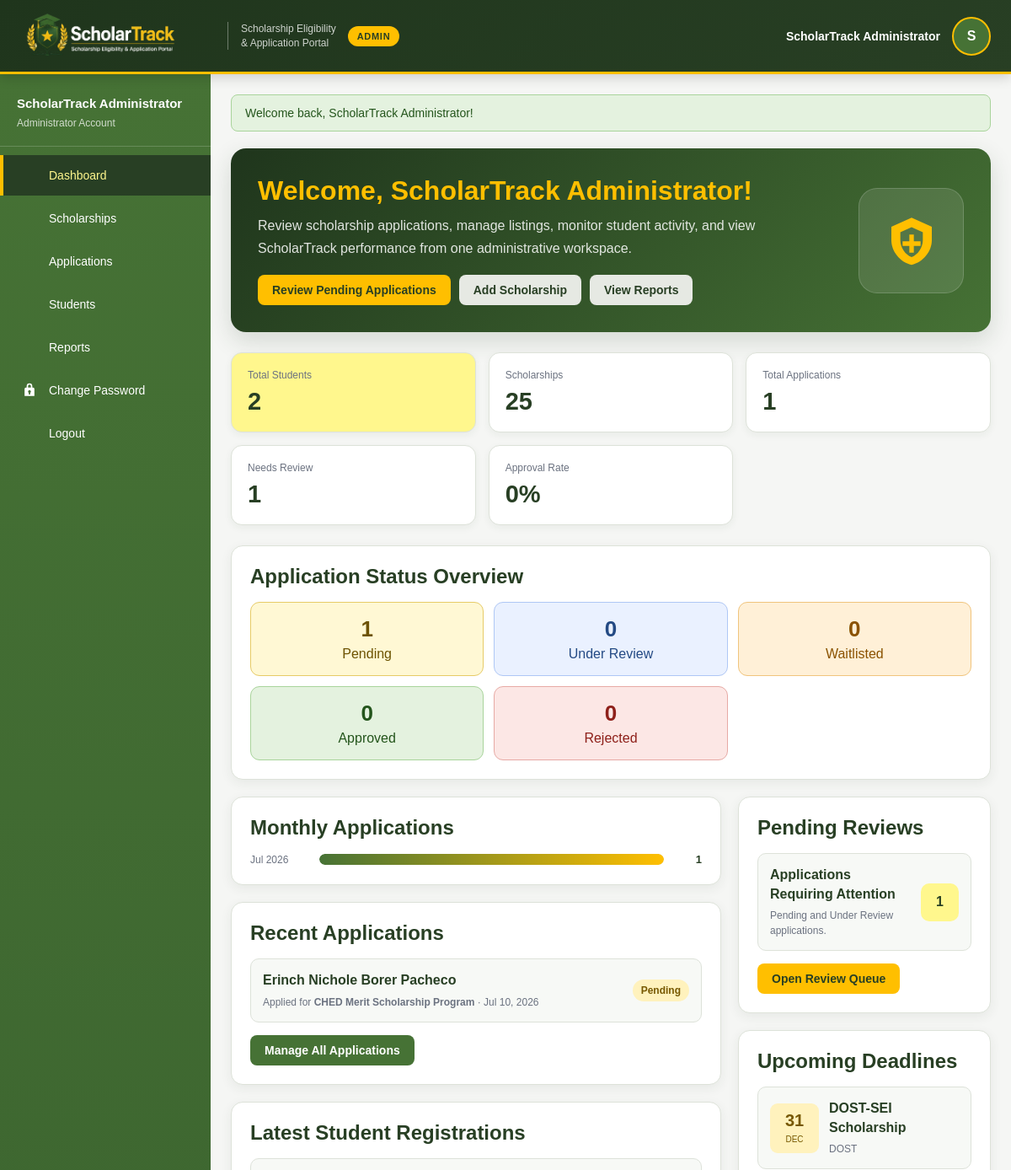
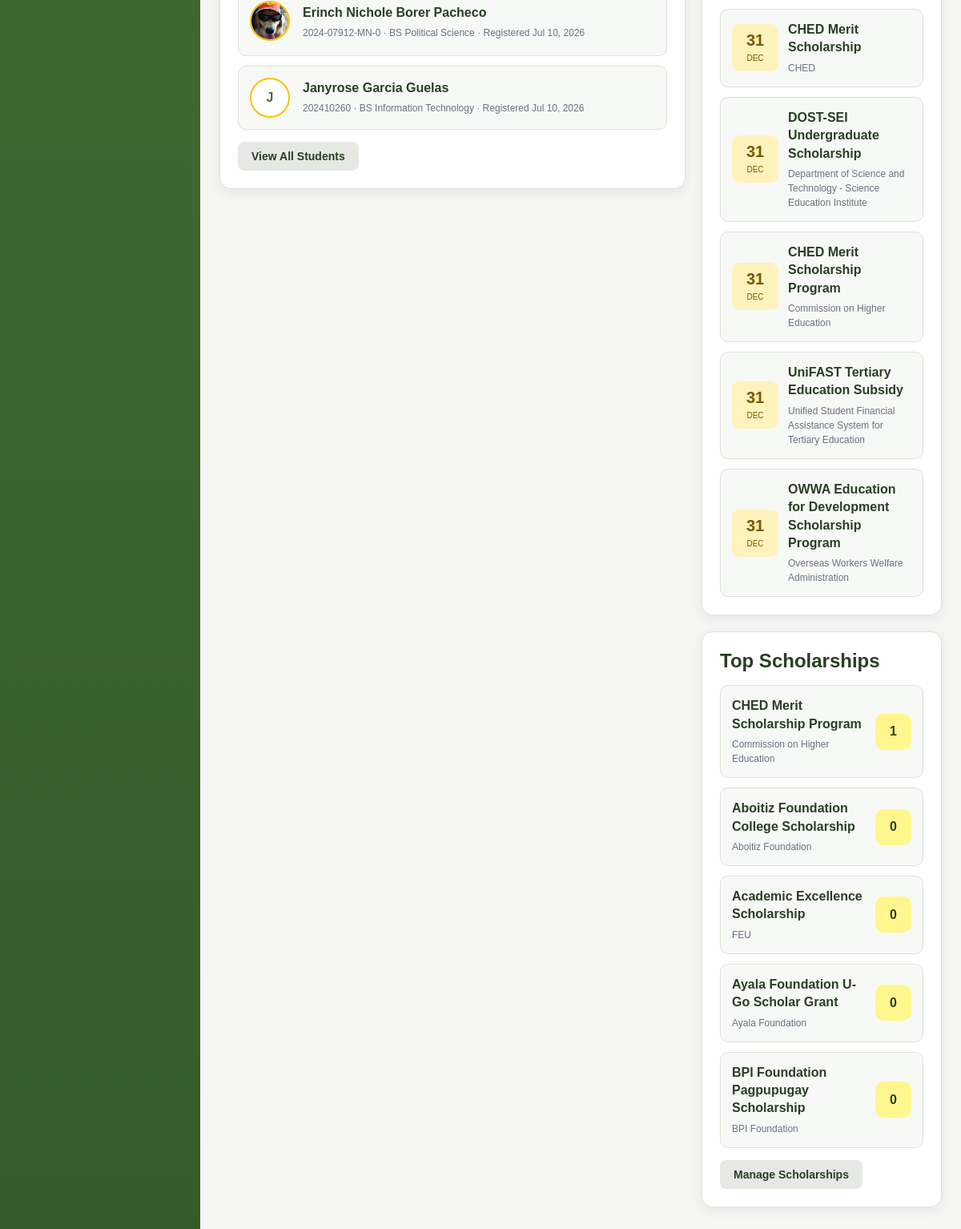
Page /admin_dashboard.php (signed in) on the committed database (2 pictures, top to bottom).
### tables this page shows
CREATE TABLE `applications` (
  `id` int(11) NOT NULL,
  `scholarship_id` int(11) DEFAULT NULL,
  `student_id` int(11) DEFAULT NULL,
  `status` enum('Pending','Under Review','Waitlisted','Approved','Rejected') DEFAULT 'Pending',
  `submitted_at` timestamp NOT NULL DEFAULT current_timestamp(),
  `application_statement` text DEFAULT NULL,
  `admin_note` text DEFAULT NULL,
  `reviewed_at` datetime DEFAULT NULL,
  `reviewed_by` int(11) DEFAULT NULL
);

CREATE TABLE `users` (
  `id` int(11) NOT NULL,
  `fullname` varchar(100) NOT NULL,
  `email` varchar(100) NOT NULL,
  `password` varchar(255) NOT NULL,
  `role` enum('student','admin') DEFAULT 'student',
  `created_at` timestamp NOT NULL DEFAULT current_timestamp()
);

CREATE TABLE `scholarships` (
  `id` int(11) NOT NULL,
  `title` varchar(150) DEFAULT NULL,
  `provider` varchar(100) DEFAULT NULL,
  `category` varchar(100) DEFAULT NULL,
  `region` varchar(100) DEFAULT NULL,
  `eligible_courses` text DEFAULT NULL,
  `description` text DEFAULT NULL,
  `benefits` text DEFAULT NULL,
  `coverage` text DEFAULT NULL,
  `monthly_allowance` decimal(12,2) DEFAULT NULL,
  `tuition_fee` decimal(12,2) DEFAULT NULL,
  `book_allowance` decimal(12,2) DEFAULT NULL,
  `transportation_allowance` decimal(12,2) DEFAULT NULL,
  `living_allowance` decimal(12,2) DEFAULT NULL,
  `one_time_grant` decimal(12,2) DEFAULT NULL,
  `minimum_gwa` decimal(3,2) DEFAULT NULL,
  `max_income` decimal(12,2) DEFAULT NULL,
  `qualifications` text DEFAULT NULL,
  `documentary_requirements` text DEFAULT NULL,
  `selection_process` text DEFAULT NULL,
  `official_website` varchar(255) DEFAULT NULL,
  `source_note` text DEFAULT NULL,
  `deadline` date DEFAULT NULL,
  `created_at` timestamp NOT NULL DEFAULT current_timestamp()
);

CREATE TABLE `student_profiles` (
  `id` int(11) NOT NULL,
  `user_id` int(11) NOT NULL,
  `first_name` varchar(100) DEFAULT NULL,
  `middle_name` varchar(100) DEFAULT NULL,
  `last_name` varchar(100) DEFAULT NULL,
  `birthday` date DEFAULT NULL,
  `sex` enum('Male','Female','Prefer not to say') DEFAULT NULL,
  `civil_status` enum('Single','Married','Widowed','Separated') DEFAULT NULL,
  `nationality` varchar(50) DEFAULT 'Filipino',
  `contact_number` varchar(20) DEFAULT NULL,
  `alternate_contact` varchar(20) DEFAULT NULL,
  `house_no` varchar(100) DEFAULT NULL,
  `street` varchar(150) DEFAULT NULL,
  `barangay` varchar(150) DEFAULT NULL,
  `municipality` varchar(150) DEFAULT NULL,
  `province` varchar(150) DEFAULT NULL,
  `zipcode` varchar(10) DEFAULT NULL,
  `school` varchar(150) DEFAULT NULL,
  `student_no` varchar(30) DEFAULT NULL,
  `course` varchar(150) DEFAULT NULL,
  `other_course` varchar(150) DEFAULT NULL,
  `year_level` varchar(30) DEFAULT NULL,
  `gwa` decimal(3,2) DEFAULT NULL,
  `annual_income` decimal(12,2) DEFAULT NULL,
  `profile_picture` varchar(255) DEFAULT 'default.png',
  `created_at` timestamp NOT NULL DEFAULT current_timestamp()
);

### admin_dashboard.php (the view, shortened to what the rows shown need)
<?php
require_once "config.php";
$recent_application_statement = $pdo->query(
    "SELECT
        applications.id,
        applications.status,
        applications.submitted_at,
        users.fullname,
        users.email,
        scholarships.title,
        scholarships.provider
     FROM applications
     INNER JOIN users
        ON users.id = applications.student_id
     INNER JOIN scholarships
        ON scholarships.id = applications.scholarship_id
     ORDER BY applications.submitted_at DESC
     LIMIT 8"
);
$recent_applications =
    $recent_application_statement->fetchAll();
$recent_student_statement = $pdo->query(
    "SELECT
        users.id,
        users.fullname,
        users.email,
        users.created_at,
        student_profiles.student_no,
        student_profiles.school,
        student_profiles.course,
        student_profiles.other_course,
        student_profiles.profile_picture
     FROM users
     LEFT JOIN student_profiles
        ON student_profiles.user_id = users.id
     WHERE users.role = 'student'
     ORDER BY users.created_at DESC
     LIMIT 6"
);
$recent_students =
    $recent_student_statement->fetchAll();
$deadline_statement = $pdo->query(
    "SELECT
        id,
        title,
        provider,
        deadline
     FROM scholarships
     WHERE deadline IS NOT NULL
     AND deadline >= CURDATE()
     ORDER BY deadline ASC
     LIMIT 6"
);
$upcoming_deadlines =
    $deadline_statement->fetchAll();
$top_scholarship_statement = $pdo->query(
    "SELECT
        scholarships.id,
        scholarships.title,
        scholarships.provider,
        COUNT(applications.id) AS application_count
     FROM scholarships
     LEFT JOIN applications
        ON applications.scholarship_id = scholarships.id
     GROUP BY
        scholarships.id,
        scholarships.title,
        scholarships.provider
     ORDER BY
        application_count DESC,
        scholarships.title ASC
     LIMIT 5"
);
$top_scholarships =
    $top_scholarship_statement->fetchAll();
function admin_status_class($status)
{
    return strtolower(
        str_replace(
            " ",
            "-",
            $status
        )
    );
}
function student_course_name($student)
{
    return $student["course"] ?? "";
}
include "header.php";
?>
<div class="admin-hero">
    <div>
        <h1>
            Welcome,
            <?= e(
                $_SESSION["user"]["fullname"]
            ); ?>!
        </h1>
    </div>
</div>
<div class="card">
    <h2 class="card-title">
        Application Status Overview
    </h2>
</div>
<div class="dashboard-grid">
    <div>
        <div class="card">
            <h2 class="card-title">
                Monthly Applications
            </h2>
        </div>
        <div class="card">
            <h2 class="card-title">
                Recent Applications
            </h2>
            <?php if (
                empty($recent_applications)
            ): ?>
                <p class="empty-message">
                    No applications have been submitted yet.
                </p>
            <?php else: ?>
                <div class="application-list">
                    <?php foreach (
                        $recent_applications
                        as $application
                    ): ?>
                        <?php
                        $status_class =
                            admin_status_class(
                                $application["status"]
                            );
                        ?>
                        <div class="application-item">
                            <div>
                                <h4>
                                    <?= e(
                                        $application["fullname"]
                                    ); ?>
                                </h4>
                                <p>
                                    Applied for
                                    <strong>
                                        <?= e(
                                            $application["title"]
                                        ); ?>
                                    </strong>
                                    ·
                                    <?= date(
                                        "M d, Y",
                                        strtotime(
                                            $application["submitted_at"]
                                        )
                                    ); ?>
                                </p>
                            </div>
                            <span
                                class="badge badge-<?= e(
                                    $status_class
                                ); ?>"
                            >
                                <?= e(
                                    $application["status"]
                                ); ?>
                            </span>
                        </div>
                    <?php endforeach; ?>
                </div>
            <?php endif; ?>
        </div>
        <div class="card">
            <h2 class="card-title">
                Latest Student Registrations
            </h2>
            <?php if (
                empty($recent_students)
            ): ?>
                <p class="empty-message">
                    No student accounts have been registered.
                </p>
            <?php else: ?>
                <div class="student-list">
                    <?php foreach (
                        $recent_students as $student
                    ): ?>
                        <?php
                        $course =
                            student_course_name(
                                $student
                            );
                        $initial =
                            strtoupper(
                                substr(
                                    $student["fullname"],
                                    0,
                                    1
                                )
                            );
                        ?>
                        <div class="student-item">
                            <div>
                                <?php if (
                                    !empty($student["profile_picture"]) &&
                                    $student["profile_picture"] !== "default.png" &&
                                    file_exists(
                                        __DIR__ .
                                        "/profile/" .
                                        $student["profile_picture"]
                                    )
                                ): ?>
                                    <img
                                        src="profile/<?= e(
                                            $student["profile_picture"]
                                        ); ?>?v=<?= time(); ?>"
                                        alt="Student Profile"
                                        class="student-photo"
                                    >
                                <?php else: ?>
                                    <div class="student-avatar">
                                        <?= e($initial); ?>
                                    </div>
                                <?php endif; ?>
                            </div>
                            <div>
                                <h4>
                                    <?= e(
                                        $student["fullname"]
                                    ); ?>
                                </h4>
                                <p>
                                    <?= !empty(
                                        $student["student_no"]
                                    )
                                        ? e(
                                            $student["student_no"]
                                        )
                                        : "No student number"; ?>
                                    ·
                                    <?= $course !== ""
                                        ? e($course)
                                        : "No course provided"; ?>
                                    ·
                                    Registered
                                    <?= date(
                                        "M d, Y",
                                        strtotime(
                                            $student["created_at"]
                                        )
                                    ); ?>
                                </p>
                            </div>
                        </div>
                    <?php endforeach; ?>
                </div>
            <?php endif; ?>
        </div>
    </div>
    <div>
        <div class="card">
            <h2 class="card-title">
                Pending Reviews
            </h2>
        </div>
        <div class="card">
            <h2 class="card-title">
                Upcoming Deadlines
            </h2>
            <?php if (
                empty($upcoming_deadlines)
            ): ?>
                <p class="empty-message">
                    No upcoming scholarship deadlines.
                </p>
            <?php else: ?>
                <div class="deadline-list">
                    <?php foreach (
                        $upcoming_deadlines
                        as $scholarship
                    ): ?>
                        <div class="deadline-item">
                            <div class="deadline-date">
                                <strong>
                                    <?= date(
                                        "d",
                                        strtotime(
                                            $scholarship["deadline"]
                                        )
                                    ); ?>
                                </strong>
                                <span>
                                    <?= date(
                                        "M",
                                        strtotime(
                                            $scholarship["deadline"]
                                        )
                                    ); ?>
                                </span>
                            </div>
                            <div>
                                <h4>
                                    <?= e(
                                        $scholarship["title"]
                                    ); ?>
                                </h4>
                                <p>
                                    <?= e(
                                        $scholarship["provider"]
                                    ); ?>
                                </p>
                            </div>
                        </div>
                    <?php endforeach; ?>
                </div>
            <?php endif; ?>
        </div>
        <div class="card">
            <h2 class="card-title">
                Top Scholarships
            </h2>
            <?php if (
                empty($top_scholarships)
            ): ?>
                <p class="empty-message">
                    No scholarship records found.
                </p>
            <?php else: ?>
                <div class="top-list">
                    <?php foreach (
                        $top_scholarships
                        as $scholarship
                    ): ?>
                        <div class="top-item">
                            <div>
                                <h4>
                                    <?= e(
                                        $scholarship["title"]
                                    ); ?>
                                </h4>
                                <p>
                                    <?= e(
                                        $scholarship["provider"]
                                    ); ?>
                                </p>
                            </div>
                            <div class="top-count">
                                <?= (int) $scholarship["application_count"]; ?>
                            </div>
                        </div>
                    <?php endforeach; ?>
                </div>
            <?php endif; ?>
        </div>
    </div>
</div>
<?php include "footer.php"; ?>

### rows in the picture
applications: student.fullname "Erinch Nichole Borer Pacheco", scholarship.title "CHED Merit Scholarship Program", submitted_at "Jul 10, 2026", status "Pending"
student_profiles: profile_picture (picture), user.fullname "Erinch Nichole Borer Pacheco", student_no "2024-07912-MN-0", course "BS Political Science", user.created_at "Jul 10, 2026"
student_profiles: user.fullname "J", user.fullname "Janyrose Garcia Guelas", student_no "202410260", course "BS Information Technology", user.created_at "Jul 10, 2026"
scholarships: deadline "31", deadline "DEC", title "DOST-SEI Scholarship", provider "DOST"
scholarships: deadline "31", deadline "DEC", title "CHED Merit Scholarship", provider "CHED"
scholarships: deadline "31", deadline "DEC", title "DOST-SEI Undergraduate Scholarship", provider "Department of Science and Technology - Science Education Institute"
scholarships: deadline "31", deadline "DEC", title "CHED Merit Scholarship Program", provider "Commission on Higher Education", application_count "1"
scholarships: deadline "31", deadline "DEC", title "UniFAST Tertiary Education Subsidy", provider "Unified Student Financial Assistance System for Tertiary Education"
scholarships: deadline "31", deadline "DEC", title "OWWA Education for Development Scholarship Program", provider "Overseas Workers Welfare Administration"
scholarships: title "Aboitiz Foundation College Scholarship", provider "Aboitiz Foundation", application_count "0"
scholarships: title "Academic Excellence Scholarship", provider "FEU", application_count "0"
scholarships: title "Ayala Foundation U-Go Scholar Grant", provider "Ayala Foundation", application_count "0"
scholarships: title "BPI Foundation Pagpupugay Scholarship", provider "BPI Foundation", application_count "0"

### other values in the picture
$user_name "ScholarTrack Administrator"
$user_initial "S"
$flashMessage['message'] "Welcome back, ScholarTrack Administrator!"
$_SESSION["user"]["fullname"] "ScholarTrack Administrator"
$total_students "2"
$total_scholarships "25"
$total_applications "1"
$pending_applications + $review_applications "1"
$approval_rate "0"
$pending_applications "1"
$review_applications "0"
$waitlisted_applications "0"
$approved_applications "0"
$rejected_applications "0"
$month["month_name"] "Jul 2026"
